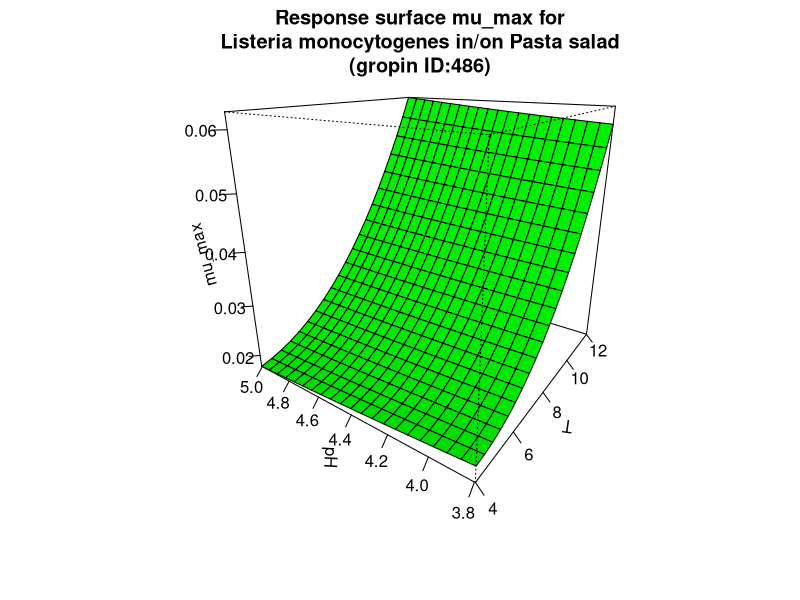

This figure's R source:
#############################
# start of Parameter script
#############################
T <- seq(3.996003996004,12.012,length.out=21)
pH <- seq(3.7962037962038,5.005,length.out=21)
#############################
# end of Parameter script
#############################
############################# 
# start of Model script Gropin ID 486 
#############################
 
# constant coefficients for this model
 
variables <- data.frame(T,pH)
argumentsPar <- expand.grid(variables)
 
# heart of the model
response_surface <- function(T,pH) {
   mumax <-0.0571-0.0091*pH+0.0005*(pH^2)-0.0070*T+0.0006*(T^2)+0.0006*(pH*T)

return(mumax=mumax)
} 

# output parameters
mumax <- cbind(argumentsPar,response_surface(argumentsPar['T'],argumentsPar['pH']))
colnames(mumax) <- c(colnames(argumentsPar),'mumax')
#############################
# End of Model script
#############################
############################# 
# start of Visualisation script Gropin ID 486 
#############################
persp(T,pH,matrix(unlist(mumax$mumax),nrow=21),col = 'green',xlab='T',ylab='pH',zlab='mu_max',main='Response surface mu_max for
Listeria monocytogenes in/on Pasta salad
(gropin ID:486)',theta=305,phi=20,shade=0.25,ticktype = 'detailed')
#############################
# End of Visualisation script
#############################
